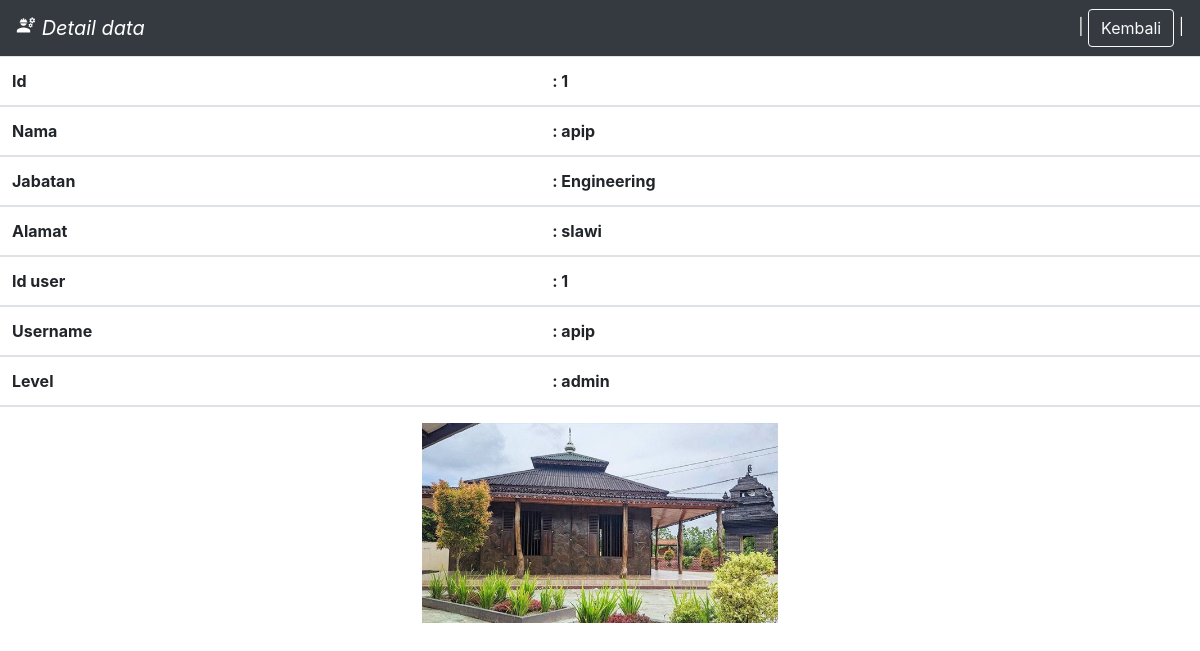
Screenshot of /admin/detail_data.php?id=1 (signed in) with the database file from the repository.
### tables this page shows
CREATE TABLE `pegawai` (
  `id` int(6) NOT NULL,
  `nama` varchar(60) NOT NULL,
  `jabatan` varchar(20) NOT NULL,
  `alamat` text NOT NULL,
  `id_user` int(11) NOT NULL,
  `foto` varchar(255) NOT NULL
);

CREATE TABLE `user` (
  `id_user` int(11) NOT NULL,
  `username` varchar(50) NOT NULL,
  `password` varchar(50) NOT NULL,
  `level` enum('admin','user') NOT NULL
);

### admin/detail_data.php (the view, shortened to what this page needs)
<!DOCTYPE html>
<html lang="en">
<head>
    <link rel="stylesheet" href="https://cdn.jsdelivr.net/npm/bootstrap@4.6.2/dist/css/bootstrap.min.css"
>
</head>
<body>
    <nav class="navbar navbar-dark bg-dark">
        <i class="navbar-brand">
            <i class="material-icons" style="font-size:20px;">engineering</i>
            Detail data
        </i>
        <span class="align-text-bottom"><a style="color: white;">| </a><a class='btn btn-outline-light'
                href="tampil_data.php">Kembali</a><a style="color: white;"> |</a></span>
    </nav>
    <div>
        <?php
        include('../config.php');
        $id = $_GET['id'];
        $cari = "SELECT pegawai.id, pegawai.nama, pegawai.jabatan, pegawai.alamat, pegawai.id_user, pegawai.foto, user.username, user.level FROM pegawai JOIN user ON pegawai.id_user=user.id_user WHERE id=$id";
        $hasil = mysqli_query($konek, $cari);
        $ada = mysqli_num_rows($hasil);
        if ($ada > 0) {
            $data = mysqli_fetch_array($hasil);
            $id = $data['id'];
            $_nama = $data['nama'];
            $_jabatan = $data['jabatan'];
            $_alamat = $data['alamat'];
            $_id_user = $data['id_user'];
            $_username = $data['username'];
            $_level = $data['level'];
            $_foto = $data['foto'];
            ?>
            <table class="table">
                <thead>
                    <th>Id</th>
                    <th>:
                        <?php echo $id; ?>
                    </th>
                </thead>
                <thead>
                    <th>Nama</th>
                    <th>:
                        <?php echo $_nama; ?>
                    </th>
                </thead>
                <thead>
                    <th>Jabatan</th>
                    <th>:
                        <?php echo $_jabatan; ?>
                    </th>
                </thead>
                <thead>
                    <th>Alamat</th>
                    <th>:
                        <?php echo $_alamat; ?>
                    </th>
                </thead>
                <thead>
                    <th>Id user</th>
                    <th>:
                        <?php echo $_id_user; ?>
                    </th>
                </thead>
                <thead>
                    <th>Username</th>
                    <th>:
                        <?php echo $_username; ?>
                    </th>
                </thead>
                <thead>
                    <th>Level</th>
                    <th>:
                        <?php echo $_level; ?>
                    </th>
                </thead>
            </table>
            <center>
                <img src="../foto/<?php echo $_foto; ?>" weight="200px" height="200px">
            </center>
        </div>
        <?php
        }
        ?>
</body>
</html>

### rows the page displays
pegawai: id "1", nama "apip", jabatan "Engineering", alamat "slawi", id_user "1", id_user.username "apip", id_user.level "admin", foto (picture)
